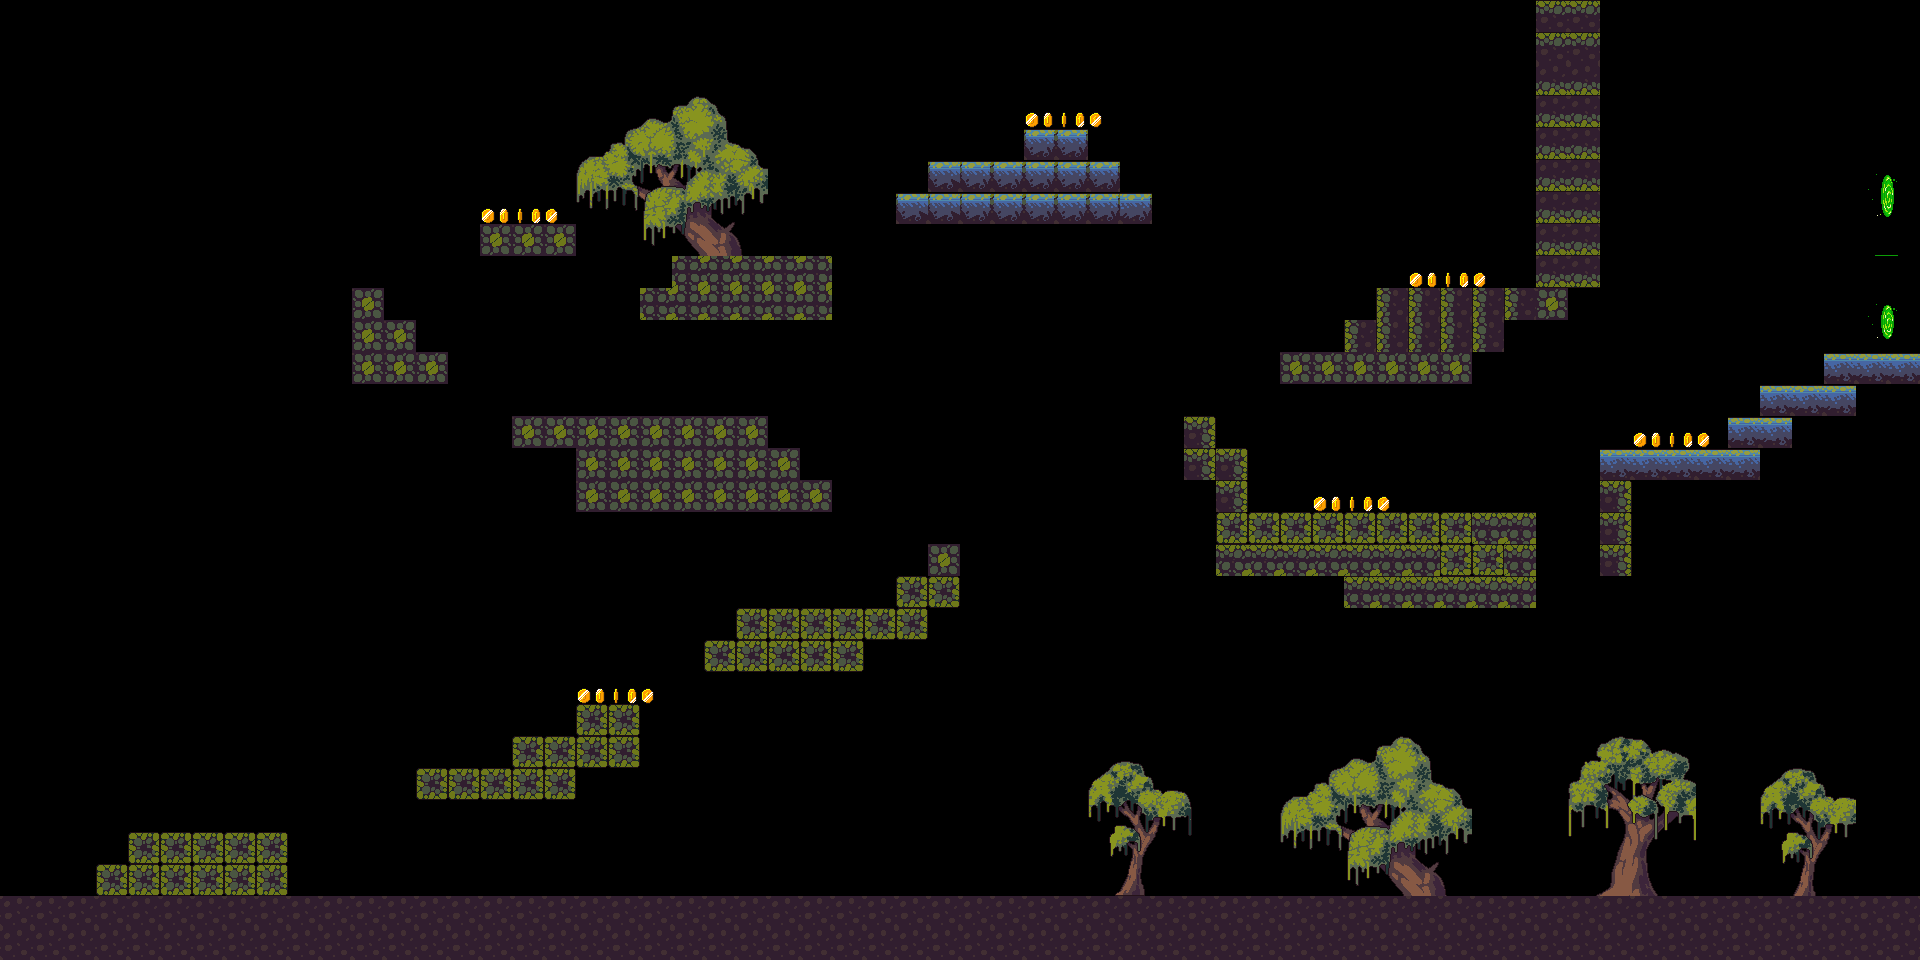

Tiled map render using the project's own tile images. Description and the map definition, with tile-layer contents summarised, below:
An orthogonal 60x30 tile map with 32x32 px tiles, 4 tile layers (platforms, coin, decorations, portal), 7 tilesets.

<map version="1.10" tiledversion="1.11.2" orientation="orthogonal" renderorder="right-down" width="60" height="30" tilewidth="32" tileheight="32" infinite="0" nextlayerid="5" nextobjectid="1">
 <tileset firstgid="1" source="ridges.tsx" />
 <tileset firstgid="54" source="Tileset.tsx" />
 <tileset firstgid="114" source="tree1.tsx" />
 <tileset firstgid="134" source="3.tsx" />
 <tileset firstgid="164" source="tree2.tsx" />
 <tileset firstgid="176" source="MonedaD.tsx" />
 <tileset firstgid="177" source="portal.tsx" />
 <layer id="1" name="platforms" width="60" height="30" opacity="0.8">
  <data>[1800 cells, 296 non-empty, 13 distinct tile ids]</data>
 </layer>
 <layer id="3" name="coin" width="60" height="30">
  <data>[1800 cells, 6 non-empty, 1 distinct tile ids]</data>
 </layer>
 <layer id="2" name="decorations" width="60" height="30" opacity="0.99">
  <data>[1800 cells, 93 non-empty, 63 distinct tile ids]</data>
 </layer>
 <layer id="4" name="portal" width="60" height="30">
  <data>[1800 cells, 1 non-empty, 1 distinct tile ids]</data>
 </layer>
</map>
